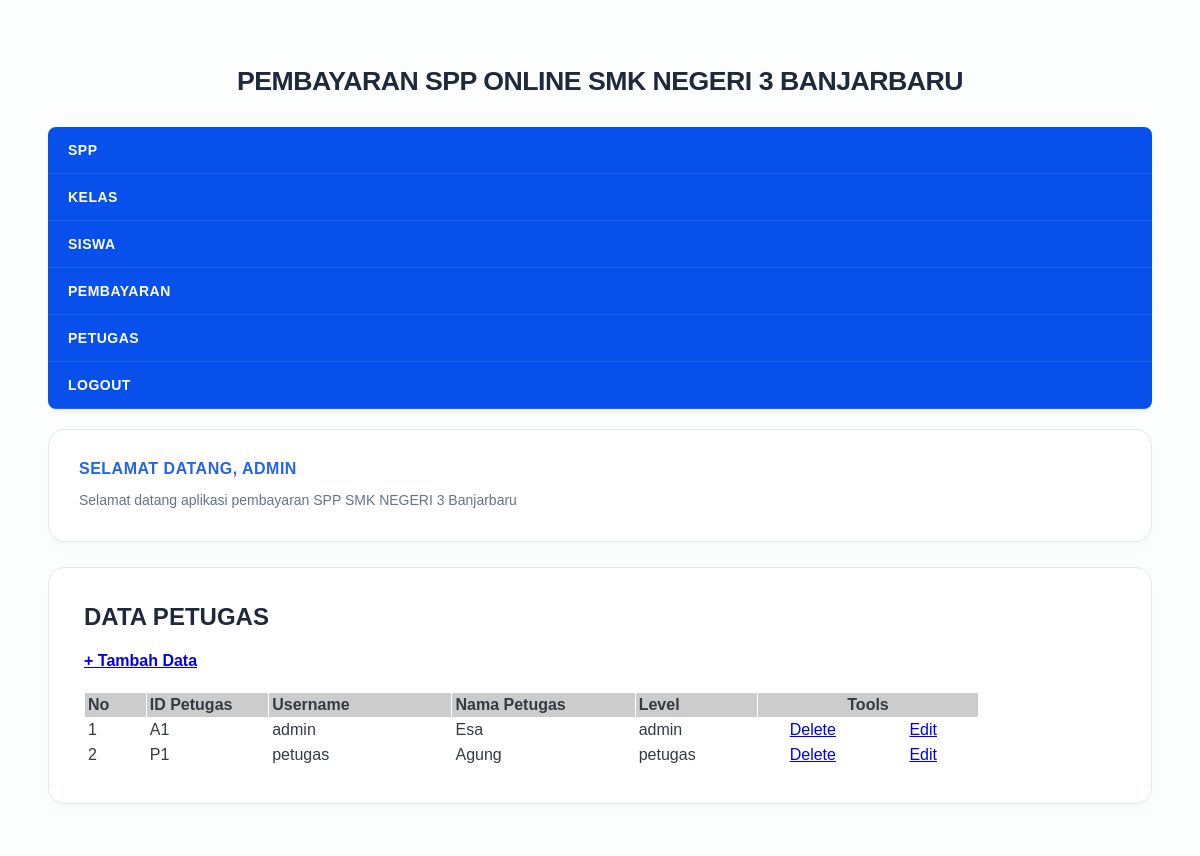
Page /admin/halaman_admin.php?open=data_petugas (signed in) on the committed database.
### tables this page shows
CREATE TABLE `petugas` (
  `id_petugas` varchar(5) NOT NULL,
  `username` varchar(25) NOT NULL,
  `password` varchar(32) NOT NULL,
  `nama_petugas` varchar(35) NOT NULL,
  `level` enum('admin','petugas','','') NOT NULL
);

### admin/data_petugas.php (the view)
<?php
include_once "../src/koneksi.php";
?>
<h1><b>DATA PETUGAS</b></h1>
<h4><a href="?open=tambah_petugas">+ Tambah Data</a></h3>
<table cellspacing="1" cellpadding="3">
    <tr>
        <td width="5%" bgcolor="#CCCCCC"><b>No</b></td>
        <td width="10%" bgcolor="#CCCCCC"><b>ID Petugas</b></td>
        <td width="15%" bgcolor="#CCCCCC"><b>Username</b></td>
        <td width="15%" bgcolor="#CCCCCC"><b>Nama Petugas</b></td>
        <td width="10%" bgcolor="#CCCCCC"><b>Level</b></td>
        <td colspan="2" align="center" bgcolor="#CCCCCC"><b>Tools</b></td>
    </tr>
<?php
$sql = mysqli_query($koneksi, "SELECT * FROM petugas ORDER BY id_petugas ASC");
$nomor = 0;
while ($data = mysqli_fetch_array($sql)) {
    $nomor++;
?>
    <tr>
        <td><?php echo $nomor; ?></td>
        <td><?php echo $data['id_petugas']; ?></td>
        <td><?php echo $data['username']; ?></td>
        <td><?php echo $data['nama_petugas']; ?></td>
        <td><?php echo $data['level']; ?></td>
        <td width="9%" align="center">
            <a href="?open=hapus_petugas&id_petugas=<?php echo $data['id_petugas']; ?>"
               target="_self"
               onclick="return confirm('YAKIN INGIN MENGHAPUS DATA PETUGAS INI ... ?')">
                Delete
            </a>
        </td>
        <td width="9%" align="center">
            <a href="?open=edit_petugas&id_petugas=<?php echo $data['id_petugas']; ?>"
               target="_self">
                Edit
            </a>
        </td>
    </tr>
<?php } ?>
</table>

### src/style.css (style rules this page uses)
body { background: #fcfdfd; margin: 0; font-family: 'Plus Jakarta Sans', sans-serif; color: #333a42; -webkit-font-smoothing: antialiased; }
.conteudo h1 { padding: 0; margin: 0 0 20px; font-weight: 700; color: #1e293b; font-size: 24px; font-family: 'Plus Jakarta Sans', sans-serif; }

### rows in the picture
petugas: id_petugas "A1", username "admin", nama_petugas "Esa", level "admin"
petugas: id_petugas "P1", username "petugas", nama_petugas "Agung", level "petugas"

### other values in the picture
$_SESSION['username'] "ADMIN"
